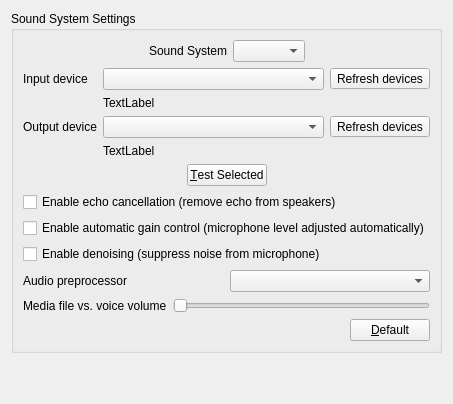
     <widget class="QWidget" name="soundTab">
      <attribute name="title">
       <string>Sound System</string>
      </attribute>
      <layout class="QVBoxLayout" name="verticalLayout_6">
       <item>
        <widget class="QGroupBox" name="groupBox_5">
         <property name="title">
          <string>Sound System Settings</string>
         </property>
         <layout class="QVBoxLayout" name="verticalLayout_7">
          <item>
           <layout class="QHBoxLayout" name="horizontalLayout_3">
            <item>
             <spacer name="horizontalSpacer_16">
              <property name="orientation">
               <enum>Qt::Orientation::Horizontal</enum>
              </property>
              <property name="sizeHint" stdset="0">
               <size>
                <width>40</width>
                <height>20</height>
               </size>
              </property>
             </spacer>
            </item>
            <item>
             <widget class="QLabel" name="label_sndsys">
              <property name="text">
               <string>Sound System</string>
              </property>
              <property name="buddy">
               <cstring>sndSysBox</cstring>
              </property>
             </widget>
            </item>
            <item>
             <widget class="QComboBox" name="sndSysBox"/>
            </item>
            <item>
             <spacer name="horizontalSpacer_17">
              <property name="orientation">
               <enum>Qt::Orientation::Horizontal</enum>
              </property>
              <property name="sizeHint" stdset="0">
               <size>
                <width>40</width>
                <height>20</height>
               </size>
              </property>
             </spacer>
            </item>
           </layout>
          </item>
          <item>
           <layout class="QGridLayout" name="gridLayout_3" columnstretch="0,1,0">
            <item row="0" column="0">
             <widget class="QLabel" name="label_12">
              <property name="text">
               <string>Input device</string>
              </property>
              <property name="buddy">
               <cstring>inputdevBox</cstring>
              </property>
             </widget>
            </item>
            <item row="0" column="1">
             <widget class="QComboBox" name="inputdevBox"/>
            </item>
            <item row="0" column="2">
             <widget class="QToolButton" name="refreshinputButton">
              <property name="text">
               <string>Refresh devices</string>
              </property>
              <property name="icon">
               <iconset resource="resources.qrc">
                <normaloff>:/images/images/refresh.png</normaloff>:/images/images/refresh.png</iconset>
              </property>
              <property name="iconSize">
               <size>
                <width>20</width>
                <height>20</height>
               </size>
              </property>
             </widget>
            </item>
            <item row="1" column="1">
             <widget class="QLabel" name="inputinfoLabel">
              <property name="focusPolicy">
               <enum>Qt::FocusPolicy::StrongFocus</enum>
              </property>
              <property name="text">
               <string notr="true">TextLabel</string>
              </property>
              <property name="alignment">
               <set>Qt::AlignmentFlag::AlignLeading|Qt::AlignmentFlag::AlignLeft|Qt::AlignmentFlag::AlignVCenter</set>
              </property>
              <property name="wordWrap">
               <bool>true</bool>
              </property>
             </widget>
            </item>
            <item row="2" column="0">
             <widget class="QLabel" name="label_14">
              <property name="text">
               <string>Output device</string>
              </property>
              <property name="buddy">
               <cstring>outputdevBox</cstring>
              </property>
             </widget>
            </item>
            <item row="2" column="1">
             <widget class="QComboBox" name="outputdevBox"/>
            </item>
            <item row="2" column="2">
             <widget class="QToolButton" name="refreshoutputButton">
              <property name="text">
               <string>Refresh devices</string>
              </property>
              <property name="icon">
               <iconset resource="resources.qrc">
                <normaloff>:/images/images/refresh.png</normaloff>:/images/images/refresh.png</iconset>
              </property>
              <property name="iconSize">
               <size>
                <width>20</width>
                <height>20</height>
               </size>
              </property>
             </widget>
            </item>
            <item row="3" column="1">
             <widget class="QLabel" name="outputinfoLabel">
              <property name="focusPolicy">
               <enum>Qt::FocusPolicy::StrongFocus</enum>
              </property>
              <property name="text">
               <string notr="true">TextLabel</string>
              </property>
              <property name="wordWrap">
               <bool>true</bool>
              </property>
             </widget>
            </item>
           </layout>
          </item>
          <item>
           <layout class="QHBoxLayout" name="horizontalLayout_4">
            <item>
             <spacer name="horizontalSpacer_5">
              <property name="orientation">
               <enum>Qt::Orientation::Horizontal</enum>
              </property>
              <property name="sizeHint" stdset="0">
               <size>
                <width>40</width>
                <height>20</height>
               </size>
              </property>
             </spacer>
            </item>
            <item>
             <widget class="QPushButton" name="sndtestButton">
              <property name="text">
               <string>&amp;Test Selected</string>
              </property>
              <property name="checkable">
               <bool>true</bool>
              </property>
             </widget>
            </item>
            <item>
             <spacer name="horizontalSpacer_6">
              <property name="orientation">
               <enum>Qt::Orientation::Horizontal</enum>
              </property>
              <property name="sizeHint" stdset="0">
               <size>
                <width>40</width>
                <height>20</height>
               </size>
              </property>
             </spacer>
            </item>
           </layout>
          </item>
          <item>
           <widget class="QCheckBox" name="echocancelBox">
            <property name="text">
             <string>Enable echo cancellation (remove echo from speakers)</string>
            </property>
           </widget>
          </item>
          <item>
           <widget class="QCheckBox" name="agcBox">
            <property name="text">
             <string>Enable automatic gain control (microphone level adjusted automatically)</string>
            </property>
           </widget>
          </item>
          <item>
           <widget class="QCheckBox" name="denoisingBox">
            <property name="text">
             <string>Enable denoising (suppress noise from microphone)</string>
            </property>
           </widget>
          </item>
          <item>
           <layout class="QHBoxLayout" name="preprocessorLayout">
            <item>
             <widget class="QLabel" name="preprocessorLabel">
              <property name="text">
               <string>Audio preprocessor</string>
              </property>
              <property name="buddy">
               <cstring>preprocessorBox</cstring>
              </property>
             </widget>
            </item>
            <item>
             <widget class="QComboBox" name="preprocessorBox"/>
            </item>
           </layout>
          </item>
          <item>
           <layout class="QHBoxLayout" name="horizontalLayout_10">
            <item>
             <widget class="QLabel" name="label_34">
              <property name="text">
               <string>Media file vs. voice volume</string>
              </property>
              <property name="buddy">
               <cstring>mediavsvoiceSlider</cstring>
              </property>
             </widget>
            </item>
            <item>
             <widget class="QSlider" name="mediavsvoiceSlider">
              <property name="maximum">
               <number>200</number>
              </property>
              <property name="orientation">
               <enum>Qt::Orientation::Horizontal</enum>
              </property>
             </widget>
            </item>
           </layout>
          </item>
          <item>
           <layout class="QHBoxLayout" name="horizontalLayout_6">
            <item>
             <spacer name="horizontalSpacer_9">
              <property name="orientation">
               <enum>Qt::Orientation::Horizontal</enum>
              </property>
              <property name="sizeHint" stdset="0">
               <size>
                <width>40</width>
                <height>20</height>
               </size>
              </property>
             </spacer>
            </item>
            <item>
             <widget class="QPushButton" name="snddefaultButton">
              <property name="text">
               <string>&amp;Default</string>
              </property>
             </widget>
            </item>
           </layout>
          </item>
         </layout>
        </widget>
       </item>
       <item>
        <spacer name="verticalSpacer_3">
         <property name="orientation">
          <enum>Qt::Orientation::Vertical</enum>
         </property>
         <property name="sizeHint" stdset="0">
          <size>
           <width>20</width>
           <height>40</height>
          </size>
         </property>
        </spacer>
       </item>
      </layout>
     </widget>
